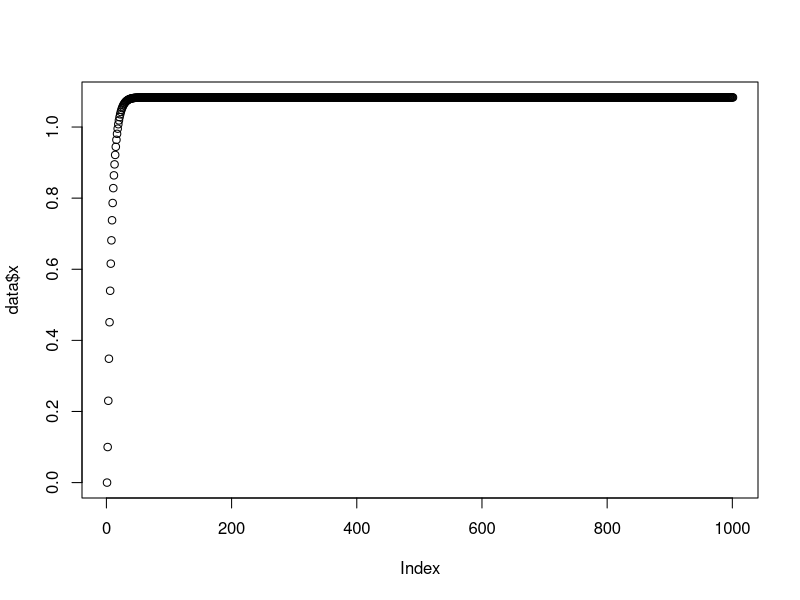
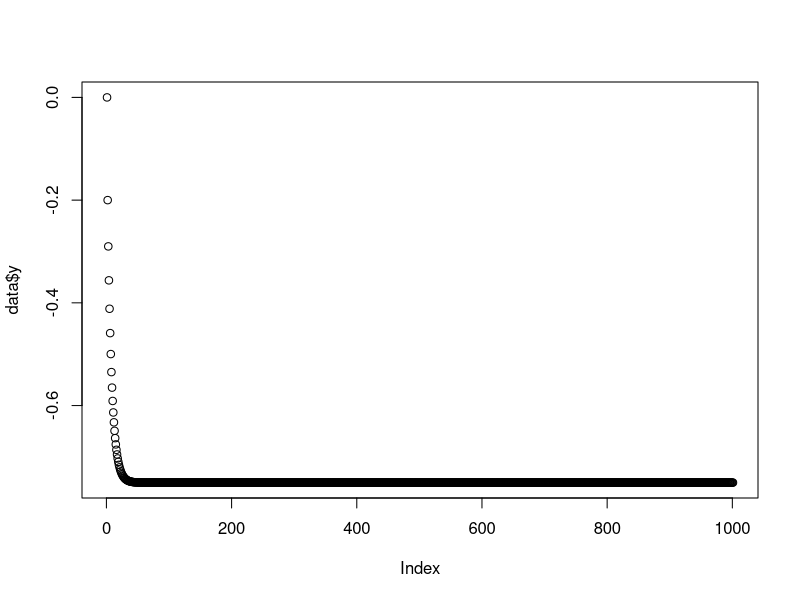

Source code (R) for these figures, in order:
## ---- chunk 1

dfx <- function(x,y){
  return(6*x + 6*y - 2)
}

dfy <- function(x,y){
  return(6*x + 14*y + 4)
}

nextstep <- function(data){
  x <- tail(data$x,1)
  y <- tail(data$y,1)
  lambda <- tail(data$lambda,1)
  delta <- tail(data$delta,1)
  newx <- x - lambda*dfx(x,y)
  newy <- y - lambda*dfy(x,y)
  newlambda <- lambda*delta
  return(c(newx,newy,newlambda,delta))
}

data <- data.frame(x=0, y=0, lambda = 0.05, delta = 1.001)

for(i in 1:1000){
  data <- rbind(data,nextstep(data))
}

plot(data$x)

plot(data$y)

tail(data)

